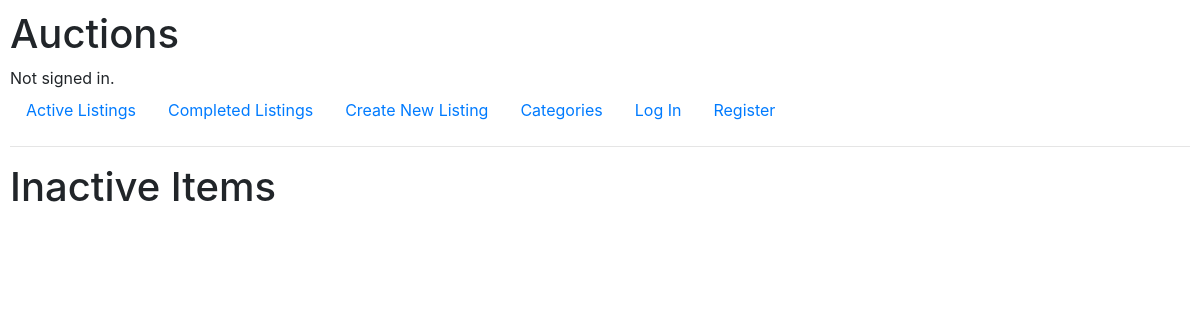
Page /inactive/ on the earlier database version.
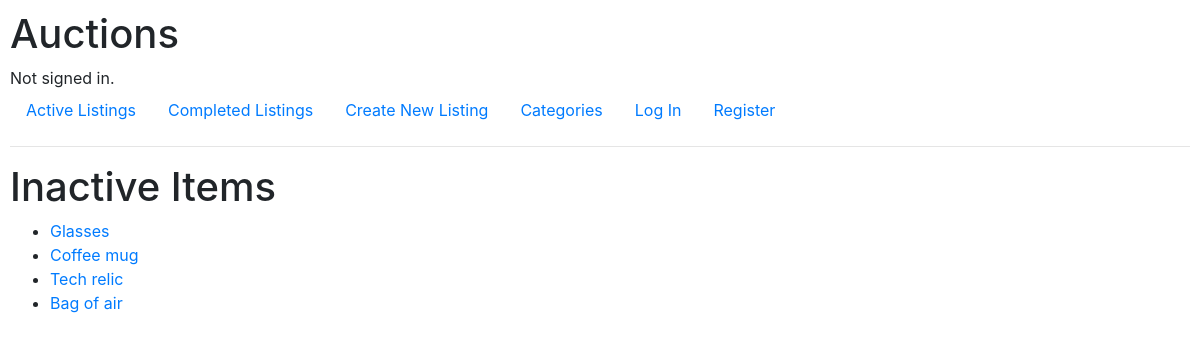
Same page on the later database version.
### auctions/models.py (models this page shows, shortened)
class Listing(models.Model):
    CAT_CHOICES = (
        ("fashion", "Fashion"),
        ("electronics", "Electronics"),
        ("home", "Home"),
        ("toys", "Toys"),
        ("everything_else", "Everything Else"),
    )
    item_id = models.AutoField(primary_key=True)
    active = models.BooleanField(default=True)
    lister_id = models.ForeignKey(settings.AUTH_USER_MODEL,
                                    on_delete=models.SET_NULL,
                                    null=True,
                                    blank=True)
    title = models.CharField(max_length=64)
    description = models.TextField()
    image_url = models.URLField(max_length=512, blank=True)
    category = models.CharField(max_length=64,
                                choices=CAT_CHOICES,
                                blank=True,
                                default=None,
                                null=True)
    initial_bid = models.DecimalField(max_digits=10,
                                    decimal_places=2,
                                    default=1,
                                    validators=[MinValueValidator(0.0)])

### auctions/views.py (the view)
# urls.py: path("inactive/", views.inactive, name="inactive"),
def inactive(request):
    if request.method == "GET":
        inactive_items = Listing.objects.filter(active=False)
        return render(request, "auctions/inactive.html", {
            "inactive_items": inactive_items
            })

### auctions/templates/auctions/inactive.html
{% extends "auctions/layout.html" %}
{% load static %}
{% block body %}
<h1>Inactive Items</h1>
	<ul>
	{% for item in inactive_items %}
	<li><a href="/item/{{item.item_id}}">{{item.title}}</a></li>
	{% endfor %}
	</ul>
{% endblock %}

Differences in the rows shown:
now on this page (row edited): Listing: title "Glasses"
now on this page (row edited): Listing: title "Coffee mug"
now on this page (row edited): Listing: title "Tech relic"
added Listing: title "Bag of air"
